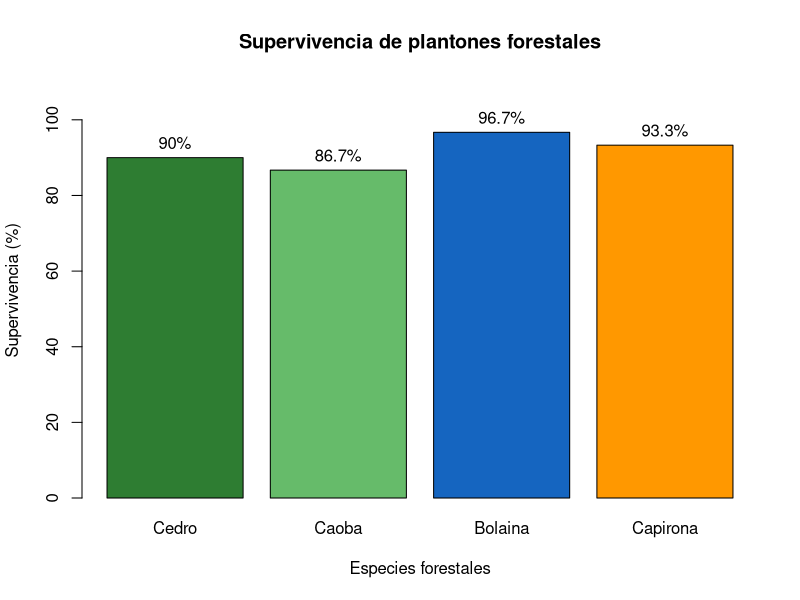
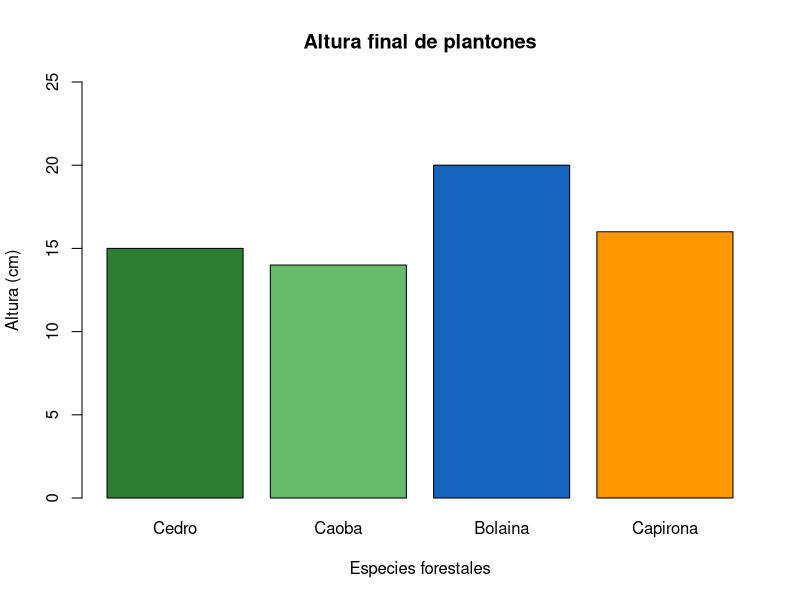
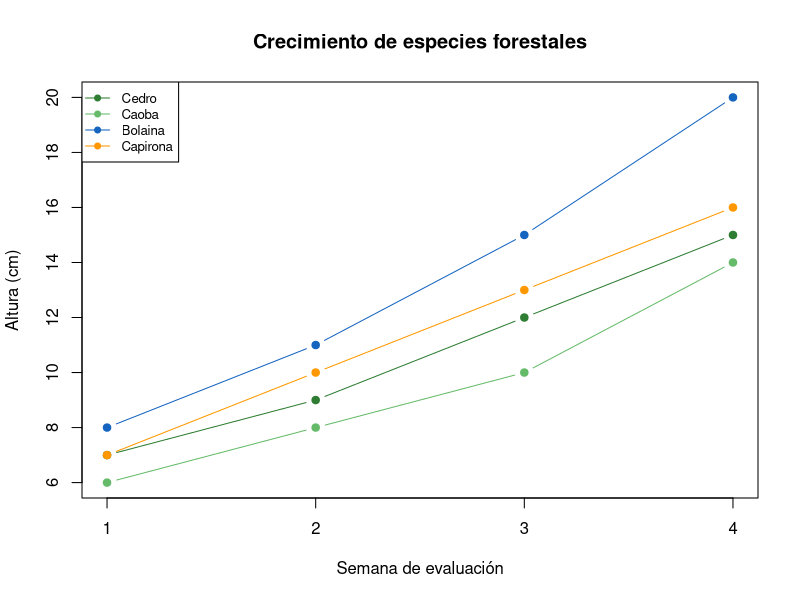

Write the R code that produced these figures, in order.
## ---- chunk 1
datos <- data.frame(
  Especie = c("Cedro", "Caoba", "Bolaina", "Capirona"),
  Inicial = c(30, 30, 30, 30),
  Vivos = c(27, 26, 29, 28),
  Altura_cm = c(15, 14, 20, 16)
)

datos$Supervivencia <- round(
  datos$Vivos / datos$Inicial * 100,
  1
)
## ---- chunk 2
knitr::kable(
  datos,
  caption = "Resultados de las especies forestales",
  col.names = c(
    "Especie",
    "Plantones iniciales",
    "Plantones vivos",
    "Altura final (cm)",
    "Supervivencia (%)"
  )
)
## ---- chunk 3
colores <- c(
  "#2E7D32",
  "#66BB6A",
  "#1565C0",
  "#FF9800"
)

barras <- barplot(
  datos$Supervivencia,
  names.arg = datos$Especie,
  col = colores,
  main = "Supervivencia de plantones forestales",
  xlab = "Especies forestales",
  ylab = "Supervivencia (%)",
  ylim = c(0, 110)
)

text(
  barras,
  datos$Supervivencia + 4,
  labels = paste0(datos$Supervivencia, "%")
)
## ---- chunk 4
barplot(
  datos$Altura_cm,
  names.arg = datos$Especie,
  col = colores,
  main = "Altura final de plantones",
  xlab = "Especies forestales",
  ylab = "Altura (cm)",
  ylim = c(0, 25)
)
## ---- chunk 5
crecimiento <- data.frame(
  Semana = c(1, 2, 3, 4),
  Cedro = c(7, 9, 12, 15),
  Caoba = c(6, 8, 10, 14),
  Bolaina = c(8, 11, 15, 20),
  Capirona = c(7, 10, 13, 16)
)

knitr::kable(
  crecimiento,
  caption = "Crecimiento semanal de plantones (cm)"
)
## ---- chunk 6
matplot(
  crecimiento$Semana,
  crecimiento[, -1],
  type = "b",
  pch = 19,
  lty = 1,
  col = colores,
  xlab = "Semana de evaluación",
  ylab = "Altura (cm)",
  main = "Crecimiento de especies forestales",
  xaxt = "n"
)

axis(
  1,
  at = crecimiento$Semana
)

legend(
  "topleft",
  legend = names(crecimiento)[-1],
  col = colores,
  lty = 1,
  pch = 19,
  cex = 0.8
)
